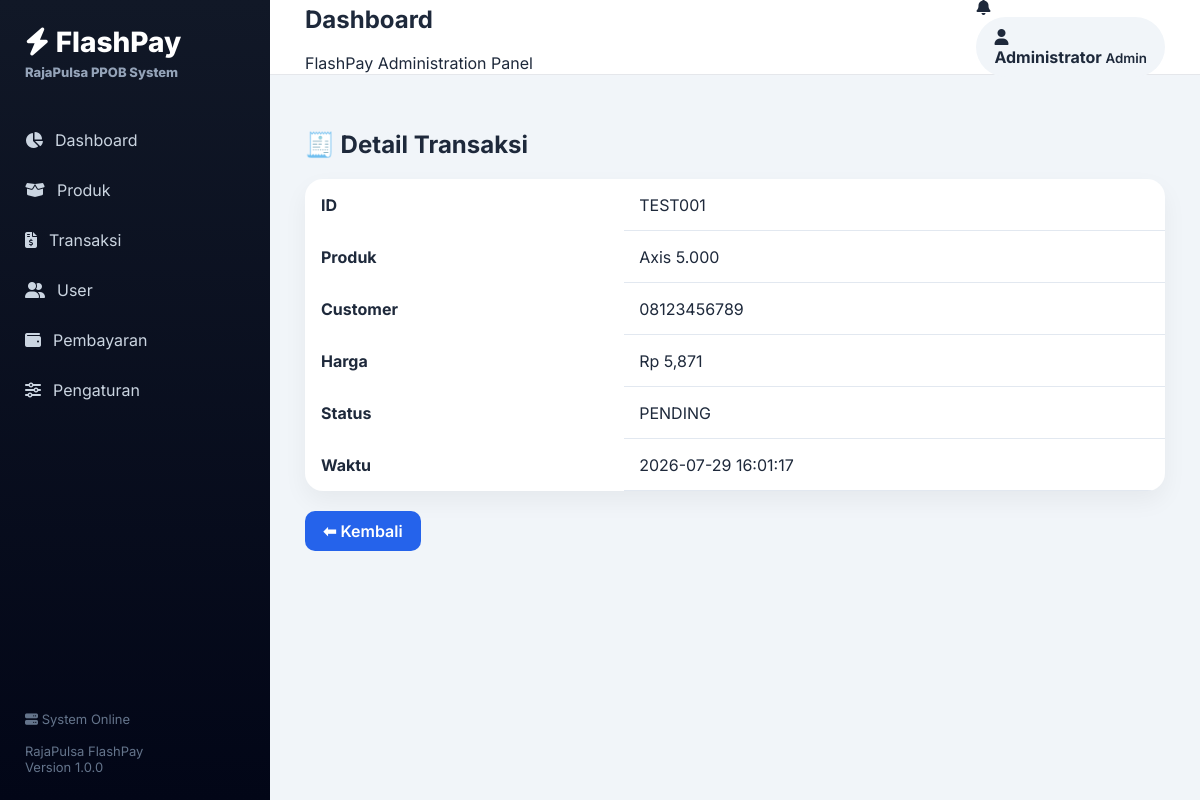
Page /admin/transactions/TEST001 (signed in) on the committed database.
### tables this page shows
CREATE TABLE transactions (

            id INTEGER PRIMARY KEY AUTOINCREMENT,

            trx_id TEXT UNIQUE,

            telegram_id TEXT,

            product_code TEXT,

            product_name TEXT,

            customer_no TEXT,

            price INTEGER,

            payment_method TEXT,

            payment_status TEXT,

            transaction_status TEXT,

            digiflazz_response TEXT,

            created_at TEXT

        , qris_id TEXT, qr_string TEXT, payment_expired TEXT, updated_at TEXT);

### app/web/routes_transactions.py (the view)
@router.get(
    "/admin/transactions/{trx_id}",
    response_class=HTMLResponse
)
async def transaction_detail(
    request: Request,
    trx_id:str
):
    redirect = require_login(request)
    if redirect:
        return redirect
    trx = (
        transaction_repository
        .get_by_trx_id(trx_id)
    )
    if not trx:
        return HTMLResponse(
            """

            <h2>
            ❌ Transaction Not Found
            </h2>

            """
        )
    return templates.TemplateResponse(
        name="transaction_detail.html",
        request=request,
        context={
            "trx":trx
        }
    )

### app/web/templates/transaction_detail.html
{% extends "layout.html" %}
{% block content %}
<div class="container">
<h1>
🧾 Detail Transaksi
</h1>
<table>
<tr>
<th>ID</th>
<td>
{{ trx["trx_id"] }}
</td>
</tr>
<tr>
<th>Produk</th>
<td>
{{ trx["product_name"] }}
</td>
</tr>
<tr>
<th>Customer</th>
<td>
{{ trx["customer_no"] }}
</td>
</tr>
<tr>
<th>Harga</th>
<td>
Rp {{ "{:,}".format(trx["price"]) }}
</td>
</tr>
<tr>
<th>Status</th>
<td>
{{ trx["transaction_status"] }}
</td>
</tr>
<tr>
<th>Waktu</th>
<td>
{{ trx["created_at"] }}
</td>
</tr>
</table>
<br>
<a href="/admin/transactions"
class="btn">
⬅ Kembali
</a>
</div>
{% endblock %}

### app/web/static/css/admin.css (style rules this page uses)
:root { --primary:#2563eb; --dark:#0f172a; --sidebar:#111827; --light:#f8fafc; --card:#ffffff; --border:#e5e7eb; }
* { box-sizing:border-box; font-family: Inter, "Segoe UI", Arial, sans-serif; }
body { margin:0; background:#f1f5f9; color:#1e293b; }
table { width:100%; background:white; border-radius:18px; overflow:hidden; border-collapse:collapse; box-shadow: 0 10px 25px rgba(0,0,0,.05); }
th { padding:16px; text-align:left; }
td { padding:15px; border-bottom:1px solid #e2e8f0; }
.btn { display:inline-block; padding:10px 18px; background:#2563eb; color:white; border-radius:10px; text-decoration:none; font-weight:600; transition:.2s; }

### rows in the picture
transactions: trx_id "TEST001", product_name "Axis 5.000", customer_no "08123456789", price "5,871", transaction_status "PENDING", created_at "2026-07-29 16:01:17"

### other values in the picture
{{ admin_name or "Administrator" }} "Administrator"
